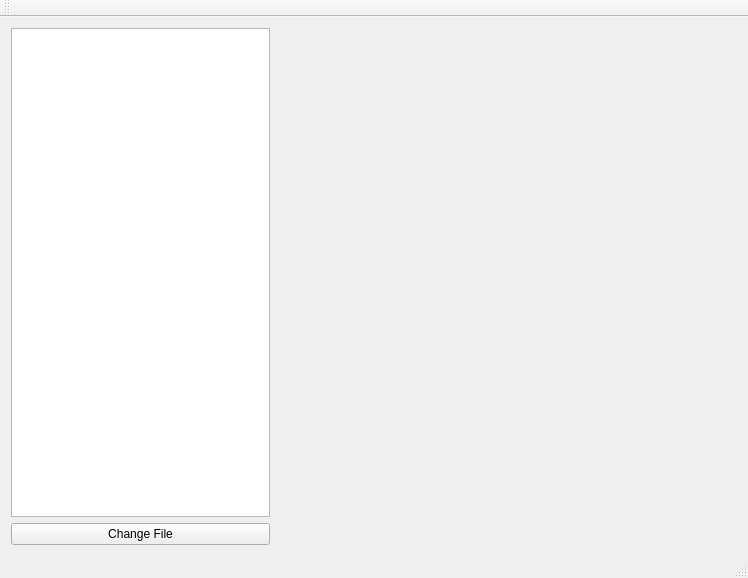
<?xml version="1.0" encoding="UTF-8"?>
<ui version="4.0">
 <class>MainWindow</class>
 <widget class="QMainWindow" name="MainWindow">
  <property name="geometry">
   <rect>
    <x>0</x>
    <y>0</y>
    <width>748</width>
    <height>578</height>
   </rect>
  </property>
  <property name="windowTitle">
   <string>ROOT Grapher</string>
  </property>
  <widget class="QWidget" name="centralWidget">
   <layout class="QGridLayout" name="gridLayout">
    <item row="0" column="0">
     <widget class="QListView" name="histo_list">
      <property name="maximumSize">
       <size>
        <width>263</width>
        <height>16777215</height>
       </size>
      </property>
     </widget>
    </item>
    <item row="0" column="1" rowspan="2">
     <widget class="QRootCanvas" name="qcanvas" native="true">
      <property name="minimumSize">
       <size>
        <width>461</width>
        <height>500</height>
       </size>
      </property>
     </widget>
    </item>
    <item row="1" column="0">
     <widget class="QPushButton" name="change_file">
      <property name="text">
       <string>Change File</string>
      </property>
     </widget>
    </item>
   </layout>
  </widget>
  <widget class="QMenuBar" name="menuBar">
   <property name="geometry">
    <rect>
     <x>0</x>
     <y>0</y>
     <width>748</width>
     <height>19</height>
    </rect>
   </property>
  </widget>
  <widget class="QToolBar" name="mainToolBar">
   <attribute name="toolBarArea">
    <enum>TopToolBarArea</enum>
   </attribute>
   <attribute name="toolBarBreak">
    <bool>false</bool>
   </attribute>
  </widget>
  <widget class="QStatusBar" name="statusBar"/>
 </widget>
 <layoutdefault spacing="6" margin="11"/>
 <customwidgets>
  <customwidget>
   <class>QRootCanvas</class>
   <extends>QWidget</extends>
   <header>canvas.h</header>
   <container>1</container>
  </customwidget>
 </customwidgets>
 <resources/>
 <connections/>
</ui>
